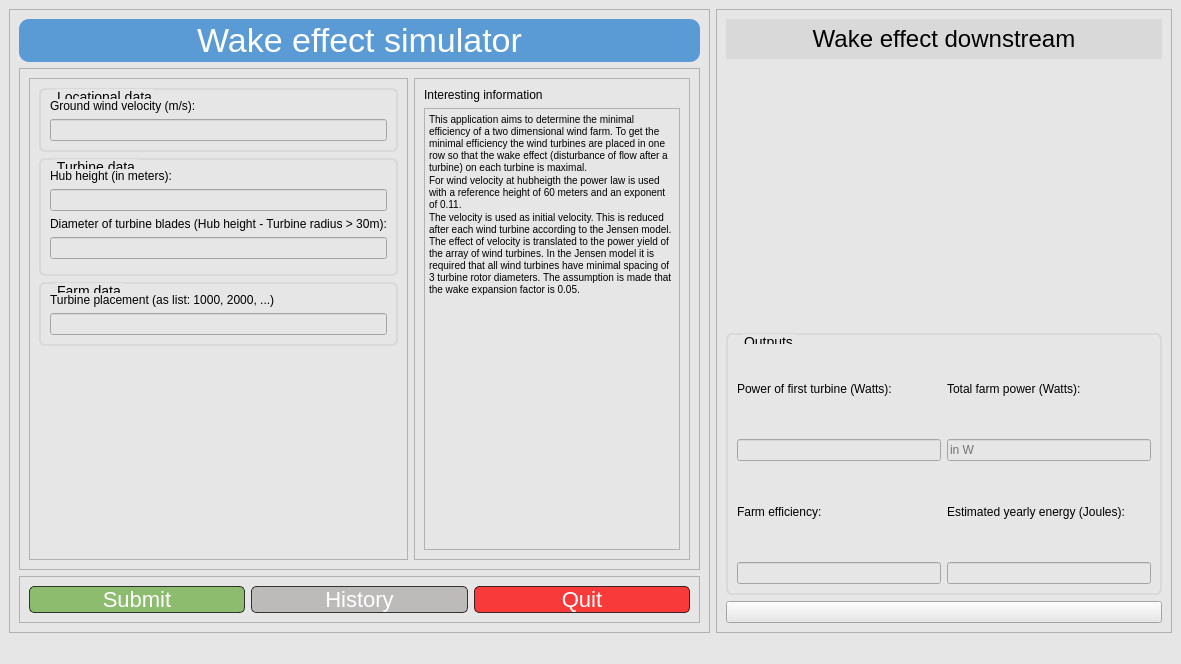
<?xml version="1.0" encoding="UTF-8"?>
<ui version="4.0">
 <class>MainWindow</class>
 <widget class="QMainWindow" name="MainWindow">
  <property name="geometry">
   <rect>
    <x>0</x>
    <y>0</y>
    <width>1181</width>
    <height>664</height>
   </rect>
  </property>
  <property name="windowTitle">
   <string>MainWindow</string>
  </property>
  <property name="styleSheet">
   <string notr="true">background-color: rgb(231, 230, 230);
border-color: rgb(0, 0, 0);</string>
  </property>
  <widget class="QWidget" name="centralwidget">
   <layout class="QHBoxLayout" name="horizontalLayout">
    <item>
     <widget class="QFrame" name="frame">
      <property name="styleSheet">
       <string notr="true">width: 50%;</string>
      </property>
      <property name="frameShape">
       <enum>QFrame::StyledPanel</enum>
      </property>
      <property name="frameShadow">
       <enum>QFrame::Raised</enum>
      </property>
      <layout class="QVBoxLayout" name="verticalLayout">
       <item>
        <widget class="QLabel" name="label">
         <property name="enabled">
          <bool>true</bool>
         </property>
         <property name="maximumSize">
          <size>
           <width>16777215</width>
           <height>60</height>
          </size>
         </property>
         <property name="font">
          <font>
           <family>Leelawadee UI</family>
           <pointsize>-1</pointsize>
           <weight>50</weight>
           <italic>false</italic>
           <bold>false</bold>
          </font>
         </property>
         <property name="cursor">
          <cursorShape>ArrowCursor</cursorShape>
         </property>
         <property name="styleSheet">
          <string notr="true">background-color: rgb(91, 155, 213);
color: rgb(255, 255, 255);
border-radius: 10px;
font: 34px;
padding: 2px;

</string>
         </property>
         <property name="text">
          <string>Wake effect simulator</string>
         </property>
         <property name="alignment">
          <set>Qt::AlignCenter</set>
         </property>
        </widget>
       </item>
       <item>
        <widget class="QFrame" name="frame_4">
         <property name="frameShape">
          <enum>QFrame::StyledPanel</enum>
         </property>
         <property name="frameShadow">
          <enum>QFrame::Raised</enum>
         </property>
         <layout class="QHBoxLayout" name="horizontalLayout_3">
          <item>
           <widget class="QFrame" name="frame_6">
            <property name="minimumSize">
             <size>
              <width>0</width>
              <height>0</height>
             </size>
            </property>
            <property name="maximumSize">
             <size>
              <width>16777215</width>
              <height>16777215</height>
             </size>
            </property>
            <property name="frameShape">
             <enum>QFrame::StyledPanel</enum>
            </property>
            <property name="frameShadow">
             <enum>QFrame::Raised</enum>
            </property>
            <layout class="QVBoxLayout" name="verticalLayout_2">
             <item>
              <widget class="QGroupBox" name="groupBox">
               <property name="styleSheet">
                <string notr="true">QGroupBox {
	border: 2px solid  rgb(217, 217, 217);
	border-radius: 6px;
	background: rgba(0, 0, 0, 0);
	margin: 0.5em;
	font: 14px Leelawadee UI;
}

QGroupBox::title {
	subcontrol-origin: margin;
	top: 1px;
    left: 16px;
	color: rgb(0, 0, 0);
}</string>
               </property>
               <property name="title">
                <string>Locational data</string>
               </property>
               <layout class="QVBoxLayout" name="verticalLayout_5">
                <item>
                 <widget class="QLabel" name="label_2">
                  <property name="maximumSize">
                   <size>
                    <width>16777215</width>
                    <height>20</height>
                   </size>
                  </property>
                  <property name="styleSheet">
                   <string notr="true">font: 12px Leelawadee UI;</string>
                  </property>
                  <property name="text">
                   <string>Ground wind velocity (m/s):</string>
                  </property>
                 </widget>
                </item>
                <item>
                 <widget class="QLineEdit" name="wind_velocity"/>
                </item>
               </layout>
              </widget>
             </item>
             <item>
              <widget class="QGroupBox" name="groupBox_2">
               <property name="styleSheet">
                <string notr="true">QGroupBox {
	border: 2px solid  rgb(217, 217, 217);
	border-radius: 6px;
	background: rgba(0, 0, 0, 0);
	margin: 0.5em;
	font: 14px Leelawadee UI;
}

QGroupBox::title {
	subcontrol-origin: margin;
	top: 1px;
    left: 16px;
	color: rgb(0, 0, 0);
}</string>
               </property>
               <property name="title">
                <string>Turbine data</string>
               </property>
               <layout class="QVBoxLayout" name="verticalLayout_6">
                <item>
                 <widget class="QLabel" name="label_4">
                  <property name="styleSheet">
                   <string notr="true">font: 12px Leelawadee UI;
</string>
                  </property>
                  <property name="text">
                   <string>Hub height (in meters):</string>
                  </property>
                 </widget>
                </item>
                <item>
                 <widget class="QLineEdit" name="hub_height"/>
                </item>
                <item>
                 <widget class="QLabel" name="label_6">
                  <property name="styleSheet">
                   <string notr="true">font: 12px Leelawadee UI;</string>
                  </property>
                  <property name="text">
                   <string>Diameter of turbine blades (Hub height - Turbine radius &gt; 30m):</string>
                  </property>
                 </widget>
                </item>
                <item>
                 <widget class="QLineEdit" name="diameter">
                  <property name="enabled">
                   <bool>true</bool>
                  </property>
                 </widget>
                </item>
                <item>
                 <widget class="QSlider" name="horizontalSlider">
                  <property name="orientation">
                   <enum>Qt::Horizontal</enum>
                  </property>
                 </widget>
                </item>
               </layout>
              </widget>
             </item>
             <item>
              <widget class="QGroupBox" name="groupBox_3">
               <property name="styleSheet">
                <string notr="true">QGroupBox {
	border: 2px solid  rgb(217, 217, 217);
	border-radius: 6px;
	background: rgba(0, 0, 0, 0);
	margin: 0.5em;
	font: 14px Leelawadee UI;
}

QGroupBox::title {
	subcontrol-origin: margin;
	top: 1px;
    left: 16px;
	color: rgb(0, 0, 0);
}</string>
               </property>
               <property name="title">
                <string>Farm data</string>
               </property>
               <layout class="QVBoxLayout" name="verticalLayout_7">
                <item>
                 <widget class="QLabel" name="label_8">
                  <property name="styleSheet">
                   <string notr="true">font: 12px Leelawadee UI;</string>
                  </property>
                  <property name="text">
                   <string>Turbine placement (as list: 1000, 2000, ...)</string>
                  </property>
                 </widget>
                </item>
                <item>
                 <widget class="QLineEdit" name="turbine_placement"/>
                </item>
               </layout>
              </widget>
             </item>
             <item>
              <spacer name="verticalSpacer">
               <property name="orientation">
                <enum>Qt::Vertical</enum>
               </property>
               <property name="sizeHint" stdset="0">
                <size>
                 <width>20</width>
                 <height>40</height>
                </size>
               </property>
              </spacer>
             </item>
            </layout>
           </widget>
          </item>
          <item>
           <widget class="QFrame" name="frame_7">
            <property name="frameShape">
             <enum>QFrame::StyledPanel</enum>
            </property>
            <property name="frameShadow">
             <enum>QFrame::Raised</enum>
            </property>
            <layout class="QVBoxLayout" name="verticalLayout_4">
             <item>
              <widget class="QLabel" name="label_3">
               <property name="styleSheet">
                <string notr="true">font: 12px Leelawadee UI;</string>
               </property>
               <property name="text">
                <string>Interesting information</string>
               </property>
              </widget>
             </item>
             <item>
              <widget class="QTextBrowser" name="textBrowser">
               <property name="html">
                <string>&lt;!DOCTYPE HTML PUBLIC &quot;-//W3C//DTD HTML 4.0//EN&quot; &quot;http://www.w3.org/TR/REC-html40/strict.dtd&quot;&gt;
&lt;html&gt;&lt;head&gt;&lt;meta name=&quot;qrichtext&quot; content=&quot;1&quot; /&gt;&lt;style type=&quot;text/css&quot;&gt;
p, li { white-space: pre-wrap; }
&lt;/style&gt;&lt;/head&gt;&lt;body style=&quot; font-family:'MS Shell Dlg 2'; font-size:7.8pt; font-weight:400; font-style:normal;&quot;&gt;
&lt;p style=&quot; margin-top:0px; margin-bottom:0px; margin-left:0px; margin-right:0px; -qt-block-indent:0; text-indent:0px;&quot;&gt;This application aims to determine the minimal efficiency of a two dimensional wind farm. To get the minimal efficiency the wind turbines are placed in one row so that the wake effect (disturbance of flow after a turbine) on each turbine is maximal. &lt;/p&gt;
&lt;p style=&quot; margin-top:0px; margin-bottom:0px; margin-left:0px; margin-right:0px; -qt-block-indent:0; text-indent:0px;&quot;&gt;For wind velocity at hubheigth the power law is used with a reference height of 60 meters and an exponent of 0.11. &lt;/p&gt;
&lt;p style=&quot; margin-top:0px; margin-bottom:0px; margin-left:0px; margin-right:0px; -qt-block-indent:0; text-indent:0px;&quot;&gt;The velocity is used as initial velocity. This is reduced after each wind turbine according to the Jensen model. The effect of velocity is translated to the power yield of the array of wind turbines. In the Jensen model it is required that all wind turbines have minimal spacing of 3 turbine rotor diameters. The assumption is made that the wake expansion factor is 0.05.&lt;/p&gt;&lt;/body&gt;&lt;/html&gt;</string>
               </property>
              </widget>
             </item>
            </layout>
           </widget>
          </item>
         </layout>
        </widget>
       </item>
       <item>
        <widget class="QFrame" name="frame_3">
         <property name="maximumSize">
          <size>
           <width>16777215</width>
           <height>60</height>
          </size>
         </property>
         <property name="frameShape">
          <enum>QFrame::StyledPanel</enum>
         </property>
         <property name="frameShadow">
          <enum>QFrame::Raised</enum>
         </property>
         <layout class="QHBoxLayout" name="horizontalLayout_2">
          <item>
           <widget class="QPushButton" name="pushButton">
            <property name="font">
             <font>
              <family>Leelawadee UI</family>
              <pointsize>-1</pointsize>
              <weight>50</weight>
              <italic>false</italic>
              <bold>false</bold>
             </font>
            </property>
            <property name="cursor">
             <cursorShape>PointingHandCursor</cursorShape>
            </property>
            <property name="styleSheet">
             <string notr="true">QPushButton{
font: 22px;
border-radius: 5px;
background-color: rgb(112, 173, 71, 0.75);
color: rgba(255, 255, 255);
border-style: outset;
border-color: rgba(0, 0, 0, 0.75);
border-width: 1px;
}
QPushButton:pressed {
border-style: inset;
background-color: rgba(112, 173, 71,1);
}
QPushButton:hover {
border-style: inset;
background-color:  rgba(112, 173, 71, 0.5);
}</string>
            </property>
            <property name="text">
             <string>Submit</string>
            </property>
           </widget>
          </item>
          <item>
           <widget class="QPushButton" name="pushButton_2">
            <property name="font">
             <font>
              <family>Leelawadee UI</family>
              <pointsize>-1</pointsize>
              <weight>50</weight>
              <italic>false</italic>
              <bold>false</bold>
             </font>
            </property>
            <property name="cursor">
             <cursorShape>PointingHandCursor</cursorShape>
            </property>
            <property name="styleSheet">
             <string notr="true">QPushButton{
font: 22px;
border-radius: 5px;
background-color: rgba(175, 171, 171, 0.75);
color: rgb(255, 255, 255);
border-style: outset;
border-color: rgba(0, 0, 0, 0.75);
border-width: 1px;
}
QPushButton:pressed {
border-style: inset;
background-color:  rgba(175, 171, 171, 1);
}
QPushButton:hover {
border-style: inset;
background-color:  rgba(175, 171, 171, 0.5);
}</string>
            </property>
            <property name="text">
             <string>History</string>
            </property>
           </widget>
          </item>
          <item>
           <widget class="QPushButton" name="pushButton_3">
            <property name="font">
             <font>
              <family>Leelawadee UI</family>
              <pointsize>-1</pointsize>
              <weight>50</weight>
              <italic>false</italic>
              <bold>false</bold>
             </font>
            </property>
            <property name="cursor">
             <cursorShape>PointingHandCursor</cursorShape>
            </property>
            <property name="styleSheet">
             <string notr="true">QPushButton{
font: 22px;
border-radius: 5px;
background-color: rgba(255, 0, 0, 0.75);
color: rgb(255, 255, 255);
border-style: outset;
border-color: rgba(0, 0, 0, 0.75);
border-width: 1px;
}
QPushButton:pressed {
border-style: inset;
background-color:  rgba(255, 0, 0, 0.1);
}
QPushButton:hover {
border-style: inset;
background-color:  rgba(255, 0, 0, 0.5);
}</string>
            </property>
            <property name="text">
             <string>Quit</string>
            </property>
           </widget>
          </item>
         </layout>
        </widget>
       </item>
      </layout>
     </widget>
    </item>
    <item>
     <widget class="QFrame" name="frame_2">
      <property name="minimumSize">
       <size>
        <width>0</width>
        <height>0</height>
       </size>
      </property>
      <property name="styleSheet">
       <string notr="true">width: 50%;</string>
      </property>
      <property name="frameShape">
       <enum>QFrame::StyledPanel</enum>
      </property>
      <property name="frameShadow">
       <enum>QFrame::Raised</enum>
      </property>
      <layout class="QVBoxLayout" name="verticalLayout_3">
       <item>
        <widget class="QLabel" name="label_5">
         <property name="maximumSize">
          <size>
           <width>16777215</width>
           <height>40</height>
          </size>
         </property>
         <property name="font">
          <font>
           <family>Leelawadee UI</family>
           <pointsize>-1</pointsize>
           <weight>50</weight>
           <italic>false</italic>
           <bold>false</bold>
          </font>
         </property>
         <property name="styleSheet">
          <string notr="true">color: rgb(0, 0, 0);
background-color: rgb(217, 217, 217);
font: 24px;
padding: 2px;</string>
         </property>
         <property name="text">
          <string>Wake effect downstream</string>
         </property>
         <property name="alignment">
          <set>Qt::AlignCenter</set>
         </property>
        </widget>
       </item>
       <item>
        <widget class="QWidget" name="widget" native="true"/>
       </item>
       <item>
        <widget class="QGroupBox" name="groupBox_4">
         <property name="styleSheet">
          <string notr="true">QGroupBox {
	border: 2px solid  rgb(217, 217, 217);
	border-radius: 6px;
	background: rgba(0, 0, 0, 0);
	margin: 0.5em;
	font: 14px Leelawadee UI;
}

QGroupBox::title {
	subcontrol-origin: margin;
	top: 1px;
    left: 16px;
	color: rgb(0, 0, 0);
}</string>
         </property>
         <property name="title">
          <string>Outputs</string>
         </property>
         <layout class="QGridLayout" name="gridLayout">
          <item row="2" column="0">
           <widget class="QLineEdit" name="power_first_turbine">
            <property name="acceptDrops">
             <bool>true</bool>
            </property>
            <property name="readOnly">
             <bool>true</bool>
            </property>
           </widget>
          </item>
          <item row="3" column="0">
           <widget class="QLabel" name="label_11">
            <property name="styleSheet">
             <string notr="true">font: 12px Leelawadee UI;</string>
            </property>
            <property name="text">
             <string>Farm efficiency:</string>
            </property>
           </widget>
          </item>
          <item row="2" column="1">
           <widget class="QLineEdit" name="farm_power">
            <property name="readOnly">
             <bool>true</bool>
            </property>
            <property name="placeholderText">
             <string>in W</string>
            </property>
           </widget>
          </item>
          <item row="0" column="0">
           <widget class="QLabel" name="label_9">
            <property name="styleSheet">
             <string notr="true">font: 12px Leelawadee UI;</string>
            </property>
            <property name="text">
             <string>Power of first turbine (Watts):</string>
            </property>
           </widget>
          </item>
          <item row="0" column="1">
           <widget class="QLabel" name="label_10">
            <property name="styleSheet">
             <string notr="true">font: 12px Leelawadee UI;</string>
            </property>
            <property name="text">
             <string>Total farm power (Watts):</string>
            </property>
           </widget>
          </item>
          <item row="3" column="1">
           <widget class="QLabel" name="label_12">
            <property name="styleSheet">
             <string notr="true">font: 12px Leelawadee UI;</string>
            </property>
            <property name="text">
             <string>Estimated yearly energy (Joules):</string>
            </property>
           </widget>
          </item>
          <item row="4" column="1">
           <widget class="QLineEdit" name="energy_yield_yr">
            <property name="readOnly">
             <bool>true</bool>
            </property>
           </widget>
          </item>
          <item row="4" column="0">
           <widget class="QLineEdit" name="farm_eff">
            <property name="readOnly">
             <bool>true</bool>
            </property>
           </widget>
          </item>
         </layout>
        </widget>
       </item>
       <item>
        <widget class="QPushButton" name="pushButton_4">
         <property name="cursor">
          <cursorShape>PointingHandCursor</cursorShape>
         </property>
         <property name="layoutDirection">
          <enum>Qt::RightToLeft</enum>
         </property>
         <property name="styleSheet">
          <string notr="true">qproperty-icon:url(:/GitHub/images/github_PNG15.png);
color: rgb(0, 255, 127);</string>
         </property>
         <property name="text">
          <string/>
         </property>
         <property name="iconSize">
          <size>
           <width>100</width>
           <height>30</height>
          </size>
         </property>
         <property name="default">
          <bool>false</bool>
         </property>
        </widget>
       </item>
      </layout>
     </widget>
    </item>
   </layout>
  </widget>
  <widget class="QMenuBar" name="menubar">
   <property name="geometry">
    <rect>
     <x>0</x>
     <y>0</y>
     <width>1181</width>
     <height>26</height>
    </rect>
   </property>
  </widget>
  <widget class="QStatusBar" name="statusbar"/>
 </widget>
 <resources>
  <include location="../resources.qrc"/>
 </resources>
 <connections/>
</ui>
